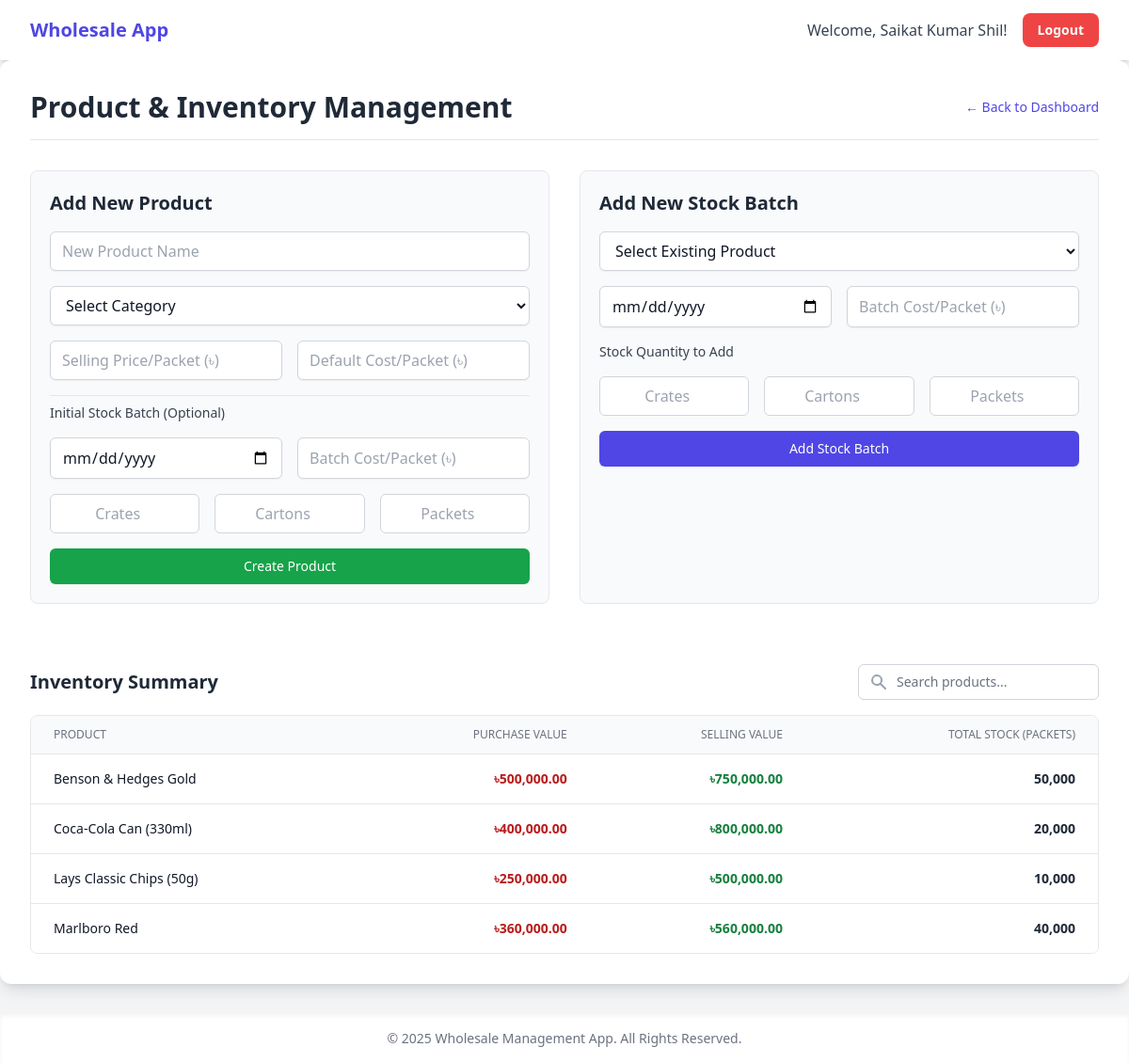
The app's page /inventory_manage.php (signed in) with its own data.
### tables this page shows
CREATE TABLE `products` (
  `id` int(11) NOT NULL,
  `name` varchar(100) NOT NULL,
  `category_id` int(11) DEFAULT NULL,
  `price_per_pc` decimal(10,2) NOT NULL,
  `default_cost_per_pc` decimal(10,2) NOT NULL DEFAULT 0.00,
  `created_at` timestamp NOT NULL DEFAULT current_timestamp()
);

### inventory_manage.php (the view, shortened to what this page needs)
<?php
require_once 'db.php';
$products_with_stock = [];
try {
    $products_with_stock = $pdo->query(
        "SELECT p.id, p.name, p.price_per_pc, c.name as category_name,
            COALESCE(SUM(ib.quantity_pcs), 0) as total_stock_pcs,
            (p.price_per_pc * COALESCE(SUM(ib.quantity_pcs), 0)) as total_selling_value,
            COALESCE(SUM(ib.quantity_pcs * ib.cost_per_pc), 0) as total_purchase_value
         FROM products p
         LEFT JOIN categories c ON p.category_id = c.id
         LEFT JOIN inventory_batches ib ON p.id = ib.product_id
         GROUP BY p.id, p.name, p.price_per_pc, c.name
         ORDER BY p.name ASC"
    )->fetchAll();
} catch (PDOException $e) {
    die("A database error occurred while loading page data.");
}
require_once 'header.php';
?>
<div class="bg-white p-4 sm:p-6 lg:p-8 rounded-xl shadow-lg max-w-7xl mx-auto space-y-8">
    <div class="flex items-center justify-between border-b pb-4">
        <h1 class="text-2xl sm:text-3xl font-bold text-gray-800">Product & Inventory Management</h1>
        <a href="dashboard.php" class="text-sm font-medium text-indigo-600 hover:text-indigo-500">&larr; Back to Dashboard</a>
    </div>
    <div class="grid grid-cols-1 lg:grid-cols-2 gap-8">
        <div class="border p-5 rounded-lg bg-gray-50">
            <h2 class="text-xl font-semibold text-gray-800 mb-4">Add New Product</h2>
            <form action="inventory_manage.php" method="POST" class="space-y-4">
                <input type="text" name="new_product_name" required class="block w-full px-3 py-2 border border-gray-300 rounded-md shadow-sm" placeholder="New Product Name">
                <select name="category_id" required class="block w-full px-3 py-2 border border-gray-300 bg-white rounded-md shadow-sm"><option value="">Select Category</option></select>
                <div class="grid grid-cols-2 gap-4">
                    <input type="number" name="price_per_pc" step="0.01" min="0.01" required class="block w-full px-3 py-2 border border-gray-300 rounded-md shadow-sm" placeholder="Selling Price/Packet (৳)">
                    <input type="number" name="default_cost_per_pc" step="0.01" min="0" class="block w-full px-3 py-2 border border-gray-300 rounded-md shadow-sm" placeholder="Default Cost/Packet (৳)">
                </div>
                <p class="text-sm font-medium text-gray-700 pt-2 border-t">Initial Stock Batch (Optional)</p>
                <div class="grid grid-cols-2 gap-4">
                    <input type="date" name="purchase_date" class="block w-full px-3 py-2 border border-gray-300 rounded-md shadow-sm">
                    <input type="number" name="batch_cost_per_pc" step="0.01" min="0.01" class="block w-full px-3 py-2 border border-gray-300 rounded-md shadow-sm" placeholder="Batch Cost/Packet (৳)">
                </div>
                <div class="grid grid-cols-3 gap-4">
                    <input type="number" name="crates" min="0" placeholder="Crates" class="block w-full text-center px-2 py-2 border border-gray-300 rounded-md">
                    <input type="number" name="cartons" min="0" placeholder="Cartons" class="block w-full text-center px-2 py-2 border border-gray-300 rounded-md">
                    <input type="number" name="pcs" min="0" placeholder="Packets" class="block w-full text-center px-2 py-2 border border-gray-300 rounded-md">
                </div>
                <button type="submit" name="add_new_product" class="w-full justify-center py-2 px-4 border border-transparent rounded-md shadow-sm text-sm font-medium text-white bg-green-600 hover:bg-green-700">Create Product</button>
            </form>
        </div>
        <div class="border p-5 rounded-lg bg-gray-50">
            <h2 class="text-xl font-semibold text-gray-800 mb-4">Add New Stock Batch</h2>
            <form action="inventory_manage.php" method="POST" class="space-y-4">
                <select name="product_id" required class="block w-full px-3 py-2 border border-gray-300 bg-white rounded-md shadow-sm"><option value="">Select Existing Product</option></select>
                 <div class="grid grid-cols-2 gap-4">
                    <input type="date" name="purchase_date" required class="block w-full px-3 py-2 border border-gray-300 rounded-md shadow-sm">
                    <input type="number" name="batch_cost_per_pc" step="0.01" min="0.01" required class="block w-full px-3 py-2 border border-gray-300 rounded-md shadow-sm" placeholder="Batch Cost/Packet (৳)">
                </div>
                <p class="text-sm font-medium text-gray-700">Stock Quantity to Add</p>
                <div class="grid grid-cols-3 gap-4">
                    <input type="number" name="crates" min="0" placeholder="Crates" class="block w-full text-center px-2 py-2 border border-gray-300 rounded-md">
                    <input type="number" name="cartons" min="0" placeholder="Cartons" class="block w-full text-center px-2 py-2 border border-gray-300 rounded-md">
                    <input type="number" name="pcs" min="0" placeholder="Packets" class="block w-full text-center px-2 py-2 border border-gray-300 rounded-md">
                </div>
                <button type="submit" name="add_existing_stock" class="w-full justify-center py-2 px-4 border border-transparent rounded-md shadow-sm text-sm font-medium text-white bg-indigo-600 hover:bg-indigo-700">Add Stock Batch</button>
            </form>
        </div>
    </div>
    <div class="pt-8">
        <div class="flex flex-col sm:flex-row sm:items-center sm:justify-between mb-4">
            <h2 class="text-xl font-semibold text-gray-800">Inventory Summary</h2>
            <div class="mt-2 sm:mt-0 relative">
                <div class="absolute inset-y-0 left-0 pl-3 flex items-center pointer-events-none"></div>
                <input type="text" id="product-search-input" placeholder="Search products..." class="block w-full sm:w-64 pl-10 pr-3 py-2 border border-gray-300 rounded-md leading-5 bg-white placeholder-gray-500 focus:outline-none focus:placeholder-gray-400 focus:ring-1 focus:ring-indigo-500 focus:border-indigo-500 sm:text-sm">
            </div>
        </div>
        <div class="overflow-x-auto border rounded-lg">
            <table class="min-w-full divide-y divide-gray-200">
                <thead class="bg-gray-50">
                    <tr>
                        <th class="px-6 py-3 text-left text-xs font-medium text-gray-500 uppercase">Product</th>
                        <th class="px-6 py-3 text-right text-xs font-medium text-gray-500 uppercase">Purchase Value</th>
                        <th class="px-6 py-3 text-right text-xs font-medium text-gray-500 uppercase">Selling Value</th>
                        <th class="px-6 py-3 text-right text-xs font-medium text-gray-500 uppercase">Total Stock (Packets)</th>
                    </tr>
                </thead>
                <tbody class="bg-white divide-y divide-gray-200" id="inventory-table-body">
                    <?php if (empty($products_with_stock)): ?>
                         <tr><td colspan="4" class="px-6 py-12 text-center text-gray-500">No products found.</td></tr>
                    <?php else: ?>
                        <?php foreach ($products_with_stock as $product): ?>
                            <tr class="product-row-searchable">
                                <td class="px-6 py-4 whitespace-nowrap text-sm font-medium text-gray-900 product-name"><?php echo htmlspecialchars($product['name']); ?></td>
                                <td class="px-6 py-4 whitespace-nowrap text-sm text-red-700 text-right font-semibold">৳<?php echo number_format($product['total_purchase_value'], 2); ?></td>
                                <td class="px-6 py-4 whitespace-nowrap text-sm text-green-700 text-right font-semibold">৳<?php echo number_format($product['total_selling_value'], 2); ?></td>
                                <td class="px-6 py-4 whitespace-nowrap text-sm text-gray-800 text-right font-semibold"><?php echo number_format($product['total_stock_pcs']); ?></td>
                            </tr>
                        <?php endforeach; ?>
                    <?php endif; ?>
                </tbody>
            </table>
        </div>
    </div>
</div>
<?php
require_once 'footer.php';
?>

### header.php (shortened to what this page needs)
<!DOCTYPE html>
<html lang="en">
<head>
    <script src="https://cdn.tailwindcss.com"></script>
    <link rel="stylesheet" href="assets/css/style.css">
</head>
<body class="bg-gray-100 text-gray-900 font-sans">
    <div id="app" class="min-h-screen flex flex-col">
        <nav class="bg-white shadow-md">
            <div class="max-w-7xl mx-auto px-4 sm:px-6 lg:px-8">
                <div class="flex items-center justify-between h-16">
                    <div class="flex items-center">
                        <a href="dashboard.php" class="font-bold text-xl text-indigo-600">Wholesale App</a>
                    </div>
                    <div class="flex items-center">
                        <?php if (isset($_SESSION['user_id'])): ?>
                            <span class="hidden sm:block mr-4 text-gray-700">Welcome, <?php echo htmlspecialchars($_SESSION['user_full_name']); ?>!</span>
                            <a href="logout.php" class="bg-red-500 hover:bg-red-600 text-white font-bold py-2 px-4 rounded-lg text-sm transition duration-300">Logout</a>
                        <?php endif; ?>
                    </div>
                </div>
            </div>
        </nav>
        <main class="flex-grow">

### footer.php (shortened to what this page needs)
        </main>
        <footer class="bg-white mt-8 py-4 text-center text-sm text-gray-500 shadow-inner">
            <p>&copy; <?php echo date('Y'); ?> Wholesale Management App. All Rights Reserved.</p>
        </footer>
    </div>
</body>
</html>

### assets/css/style.css (style rules this page uses)
.product-row-searchable { transition: opacity 0.3s ease-in-out; }

### records on screen
products: name "Benson & Hedges Gold", total_purchase_value "500,000.00", total_selling_value "750,000.00", total_stock_pcs "50,000"
products: name "Coca-Cola Can (330ml)", total_purchase_value "400,000.00", total_selling_value "800,000.00", total_stock_pcs "20,000"
products: name "Lays Classic Chips (50g)", total_purchase_value "250,000.00", total_selling_value "500,000.00", total_stock_pcs "10,000"
products: name "Marlboro Red", total_purchase_value "360,000.00", total_selling_value "560,000.00", total_stock_pcs "40,000"

### other values on screen
$_SESSION['user_full_name'] "Saikat Kumar Shil"
